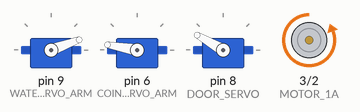
Bench run of a sketch on a simulated Arduino Uno, built with avr-gcc and run on an emulated ATmega328P. Shown: 3 × servo, motor-driver pin pairs drawn as motors (green arrow = first pin HIGH = forward, orange = second pin HIGH = backward, longer = more drive). At 72.0 s the program stops and its outputs stay as they are.

Above: at 0.1 s.
At 37.1 s:
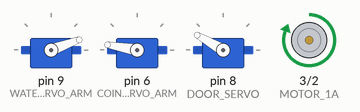
At 72.1 s:
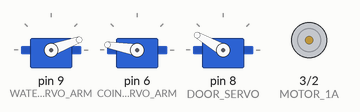
Timing chart, 0 to 73.5 s (numbered marks = the images above):
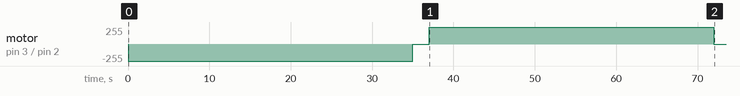

Measured:
- by itself, motor on pin 3 (MOTOR_1A) / pin 2 (MOTOR_1B): stopped → backward 255/255 at 0.00 s, → stopped 35.0 s later, → forward 255/255 2.0 s later, → stopped 35.0 s later

The sketch:

Slave_Code.ino
```cpp
#include <Servo.h>
#include "_Definitions.h"
#include "_Variables.h"
// I AM SAHAN
// I AM DEEPANA
// I AM SHALUTHA
// I AM DILANKA

void setup() {
    InitializeServo();
    InitializeMotor();
}

void loop() {
    WaterPumpTask();
    while (1) {
    }
}
```

Motor.ino
```cpp
void InitializeMotor(){
    pinMode(MOTOR_1A,OUTPUT);
    pinMode(MOTOR_1B,OUTPUT);
    digitalWrite(MOTOR_1A,LOW);
    digitalWrite(MOTOR_1B,LOW);
}

void TakeWaterIn(){
    digitalWrite(MOTOR_1A, LOW);
    digitalWrite(MOTOR_1B, HIGH);
}

void TakeWaterOut() {
    digitalWrite(MOTOR_1A, HIGH);
    digitalWrite(MOTOR_1B, LOW);
}

void StopMotor(){
    digitalWrite(MOTOR_1A, LOW);
    digitalWrite(MOTOR_1B, LOW);
}

void WaterPumpTask(){
    TakeWaterIn();
    delay(35000);
    StopMotor();
    delay(2000);
    TakeWaterOut();
    delay(35000);
    StopMotor();
}
```

Servo.ino
```cpp
void TurnServo(Servo &theServo, int startAngle, int stopAngle, int delayTime) {
    if (startAngle < stopAngle) {
        for (int i = startAngle; i < stopAngle; i++) {
            theServo.write(i);
            delay(delayTime);
        }
    } else if (startAngle > stopAngle) {
        for (int i = startAngle; i > stopAngle; i--) {
            theServo.write(i);
            delay(delayTime);
        }
    }
}

void TurnWaterArm() {
    TurnServo(waterArmServo, WATER_ARM_INIT_ANGLE, WATER_ARM_TASK_ANGLE, 40);
    TurnServo(waterArmServo, WATER_ARM_TASK_ANGLE, WATER_ARM_INIT_ANGLE, 40);
}

void TurnCoinArm(){
    TurnServo(coinArmServo, COIN_ARM_INIT_ANGLE, COIN_ARM_TASK_ANGLE, 40);
    TurnServo(coinArmServo, COIN_ARM_TASK_ANGLE, COIN_ARM_INIT_ANGLE, 40);
}

void CloseCoinDoor(){
    doorServo.write(DOOR_CLOSED_ANGLE);
}

void OpenCoinDoor(){
    doorServo.write(DOOR_OPEN_ANGLE);
}

void InitializeServo() {
    waterArmServo.attach(WATER_SERVO_ARM);
    coinArmServo.attach(COIN_SERVO_ARM);
    //magnetServo.attach(MAGNET_SERVO);
    doorServo.attach(DOOR_SERVO);

    waterArmServo.write(WATER_ARM_INIT_ANGLE);
    coinArmServo.write(COIN_ARM_INIT_ANGLE);
    //magnetServo.write(50);
    doorServo.write(DOOR_CLOSED_ANGLE);
}

void DropCoin(){
    OpenCoinDoor();
    delay(5000);
    CloseCoinDoor();
}
```

_Definitions.h
```cpp
#define WATER_SERVO_ARM 9
#define COIN_SERVO_ARM 6
#define MAGNET_SERVO 7
#define DOOR_SERVO 8
#define MOTOR_1A 3
#define MOTOR_1B 2
#define BUTTON_LEFT
#define BUTTON_RIGHT

#define DOOR_CLOSED_ANGLE 150
#define DOOR_OPEN_ANGLE 100
#define COIN_ARM_INIT_ANGLE 170
#define COIN_ARM_TASK_ANGLE 50
#define WATER_ARM_INIT_ANGLE 20
#define WATER_ARM_TASK_ANGLE 100
```

_Variables.h
```cpp
Servo waterArmServo;
Servo coinArmServo;
Servo magnetServo;
Servo doorServo;
```
